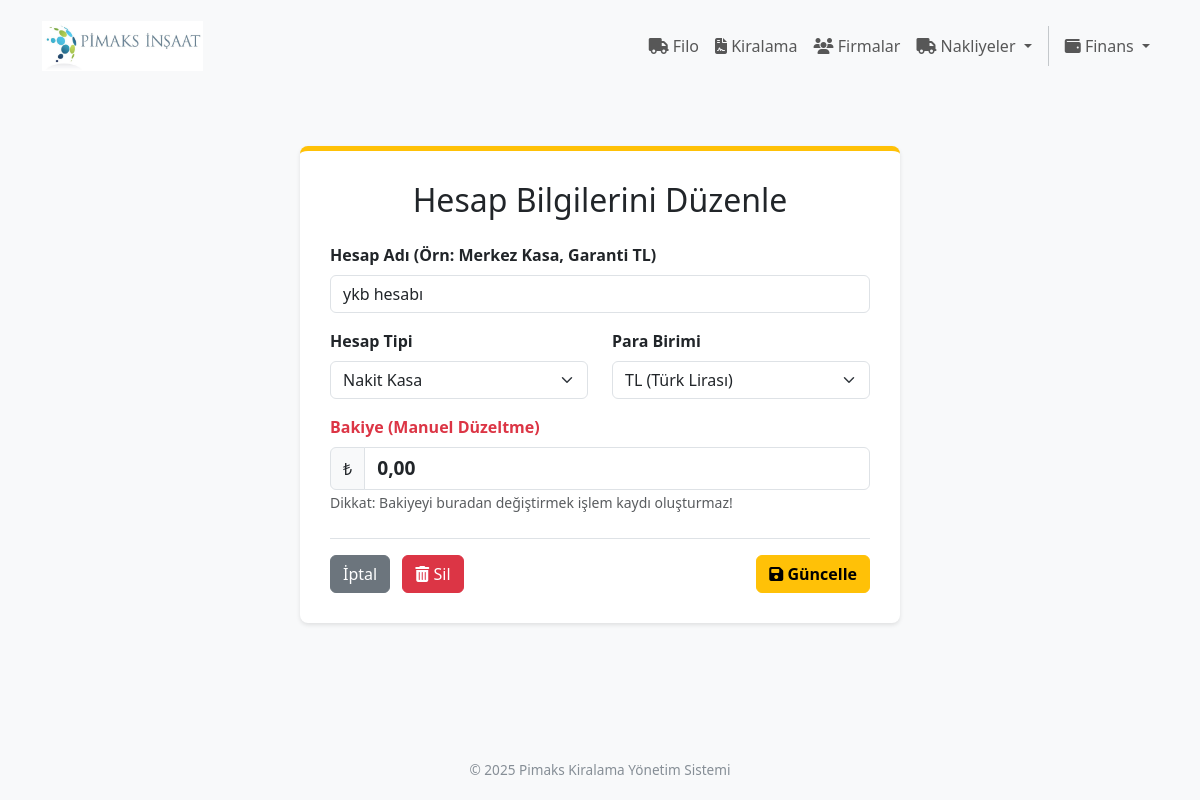
Page /cari/kasa/duzelt/2 on the committed database.
### app/cari/models.py (models this page shows, shortened)
class Kasa(db.Model):
    __tablename__ = 'kasa'
    id = db.Column(db.Integer, primary_key=True)
    kasa_adi = db.Column(db.String(100), nullable=False)
    tipi = db.Column(db.String(20), nullable=False, default='nakit') # nakit, banka, pos
    para_birimi = db.Column(db.String(3), nullable=False, default='TRY')
    is_active = db.Column(db.Boolean, nullable=False, default=True)
    bakiye = db.Column(db.Numeric(15, 2), nullable=False, default=0)
    odemeler = db.relationship('Odeme', back_populates='kasa')

### app/cari/routes.py (the view, shortened to what this page needs)
@cari_bp.route('/kasa/duzelt/<int:id>', methods=['GET', 'POST'])
def kasa_duzelt(id):
    kasa = Kasa.query.get_or_404(id)
    form = KasaForm(obj=kasa)
    diger_kasalar = Kasa.query.filter(
         Kasa.id != kasa.id,
         Kasa.para_birimi == kasa.para_birimi,
         Kasa.is_active == True
    ).all()
    return render_template('cari/kasa_duzelt.html', form=form,kasa=kasa, diger_kasalar=diger_kasalar, title="Kasa/Banka Düzenle")

### app/cari/forms.py
class KasaForm(FlaskForm):
    kasa_adi = StringField('Hesap Adı (Örn: Merkez Kasa, Garanti TL)', validators=[InputRequired(), Length(max=100)])
    tipi = SelectField('Hesap Tipi', choices=[
        ('nakit', 'Nakit Kasa'),
        ('banka', 'Banka Hesabı')
    ], default='banka', validators=[InputRequired()])
    para_birimi = SelectField('Para Birimi', choices=[
        ('TRY', 'TL (Türk Lirası)'),
        ('USD', 'USD (Dolar)'),
        ('EUR', 'EUR (Euro)')
    ], default='TRY', validators=[InputRequired()])
    bakiye = TRDecimalField('Açılış Bakiyesi', places=2, default=0.0, validators=[Optional()])
    submit = SubmitField('Kaydet')

### app/templates/cari/kasa_duzelt.html (shortened to what this page needs)
{% extends "base.html" %}
{% block content %}
<div class="container">
    <div class="form-section">
        <h2 class="mb-4 text-center">Hesap Bilgilerini Düzenle</h2>
        <form method="POST">
            <div class="mb-3">
                {{ form.kasa_adi.label(class="form-label fw-bold") }}
                {{ form.kasa_adi(class="form-control") }}
            </div>
            <div class="row mb-3">
                <div class="col">
                    {{ form.tipi.label(class="form-label fw-bold") }}
                    {{ form.tipi(class="form-select") }}
                </div>
                <div class="col">
                    {{ form.para_birimi.label(class="form-label fw-bold") }}
                    {{ form.para_birimi(class="form-select") }}
                </div>
            </div>
            <div class="mb-3">
                <label class="form-label fw-bold text-danger">Bakiye (Manuel Düzeltme)</label>
                <div class="input-group">
                    <span class="input-group-text">₺</span>
                    {{ form.bakiye(class="form-control currency-input", type="text", autocomplete="off", style="font-size: 1.2em; font-weight: bold;") }}
                </div>
                <small class="text-muted">Dikkat: Bakiyeyi buradan değiştirmek işlem kaydı oluşturmaz!</small>
            </div>
            <div class="d-flex justify-content-between align-items-center mt-4 pt-3 border-top">
                <div>
                    <a href="{{ url_for('cari.kasa_listesi') }}" class="btn btn-secondary me-2">İptal</a>
                    <button type="button" class="btn btn-danger" onclick="openDeleteModal()">
                        <i class="fa fa-trash-alt"></i> Sil
                    </button>
                </div>
                <button type="submit" class="btn btn-warning fw-bold">
                    <i class="fa fa-save"></i> Güncelle
                </button>
            </div>
        </form>
    </div>
</div>
            {% set mevcut_bakiye = kasa.bakiye | float %}
{% endblock %}

### app/templates/base.html (style rules this page uses)
body { font-family: 'Segoe UI', Tahoma, Geneva, Verdana, sans-serif; background-color: #f8f9fa; min-height: 100vh; display: flex; flex-direction: column; }

### app/templates/cari/kasa_duzelt.html (style rules this page uses)
.form-section { background-color: #fff; padding: 30px; border-radius: 8px; box-shadow: 0 2px 4px rgba(0,0,0,0.1); max-width: 600px; margin: 20px auto; border-top: 5px solid #ffc107; }

### rows in the picture
Kasa: kasa_adi "ykb hesabı", tipi "Nakit Kasa", para_birimi "TL (Türk Lirası)", bakiye "0,00"
